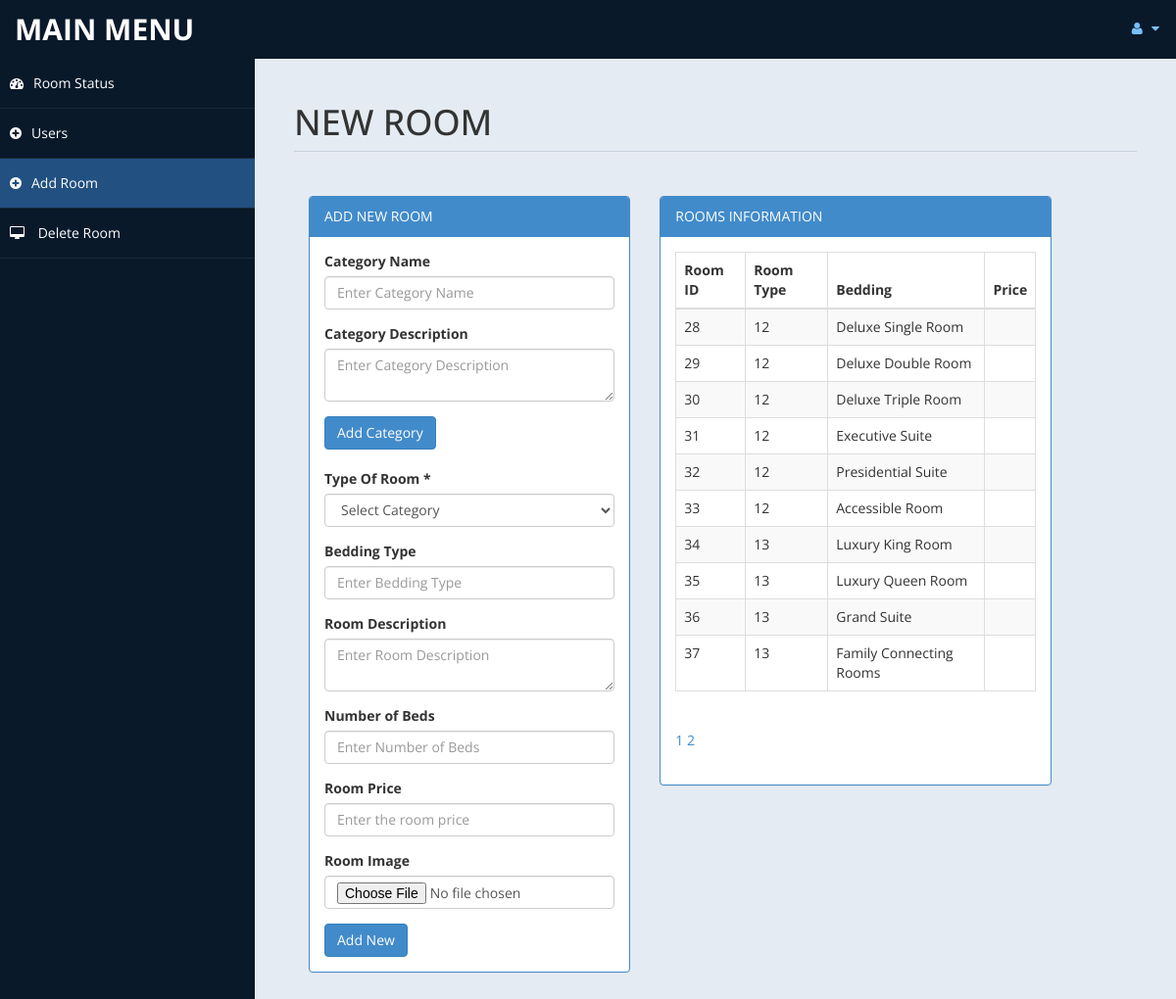
The app's page /admin/room.php (signed in) with its own data.
### tables this page shows
CREATE TABLE `tblroom` (
  `ID` int(10) NOT NULL,
  `RoomType` int(10) DEFAULT NULL,
  `RoomName` varchar(200) DEFAULT NULL,
  `MaxAdult` int(5) DEFAULT NULL,
  `MaxChild` int(5) DEFAULT NULL,
  `RoomDesc` mediumtext DEFAULT NULL,
  `NoofBed` int(5) DEFAULT NULL,
  `Image` varchar(200) DEFAULT NULL,
  `RoomFacility` varchar(200) DEFAULT NULL,
  `CreationDate` timestamp NULL DEFAULT current_timestamp()
);

### admin/room.php (the view, shortened to what this page needs)
<!DOCTYPE html>
<html xmlns="http://www.w3.org/1999/xhtml">
<head>
    <link href="assets/css/bootstrap.css" rel="stylesheet" />
    <link href="assets/css/font-awesome.css" rel="stylesheet" />
    <link href="assets/css/custom-styles.css" rel="stylesheet" />
</head>
<body>
    <div id="wrapper">
        <nav class="navbar navbar-default top-navbar" role="navigation">
            <div class="navbar-header">
                <a class="navbar-brand" href="home.php">MAIN MENU </a>
            </div>
            <ul class="nav navbar-top-links navbar-right">
                <li class="dropdown">
                    <a class="dropdown-toggle" data-toggle="dropdown" href="#" aria-expanded="false">
                        <i class="fa fa-user fa-fw"></i> <i class="fa fa-caret-down"></i>
                    </a>
                </li>
            </ul>
        </nav>
        <nav class="navbar-default navbar-side" role="navigation">
            <div class="sidebar-collapse">
                <ul class="nav" id="main-menu">
                    <li>
                        <a  href="settings.php"><i class="fa fa-dashboard"></i>Room Status</a>
                    </li>
                    <li>
                        <a  href="roomuser.php"><i class="fa fa-plus-circle"></i>Users</a>
                    </li>
					<li>
                        <a  class="active-menu" href="room.php"><i class="fa fa-plus-circle"></i>Add Room</a>
                    </li>
                    <li>
                        <a  href="roomdel.php"><i class="fa fa-desktop"></i> Delete Room</a>
                    </li>
            </div>
        </nav>
        <div id="page-wrapper" >
            <div id="page-inner">
			 <div class="row">
                    <div class="col-md-12">
                        <h1 class="page-header">
                           NEW ROOM <small></small>
                        </h1>
                    </div>
                </div>
                <div class="col-md-5 col-sm-5">
                    <div class="panel panel-primary">
                        <div class="panel-heading">
                            ADD NEW ROOM
                        </div>
                        <div class="panel-body">
                        <form method="post">
                                <div class="form-group">
                                    <label>Category Name</label>
                                    <input type="text" name="category_name" class="form-control" placeholder="Enter Category Name" required>
                                </div>
                                <div class="form-group">
                                    <label>Category Description</label>
                                    <textarea name="category_desc" class="form-control" placeholder="Enter Category Description" required></textarea>
                                </div>
                                <input type="submit" name="add_category" value="Add Category" class="btn btn-primary">
                            </form><br>
						<form name="form" method="post" enctype="multipart/form-data">
    <div class="form-group">
        <label>Type Of Room *</label>
        <select name="room-type" class="form-control" required>
                                        <option value="" selected disabled>Select Category</option>
                                    </select>
    </div>
    <div class="form-group">
        <label>Bedding Type</label>
        <input type="text" name="bed" class="form-control" placeholder="Enter Bedding Type" required>
    </div>
    <div class="form-group">
        <label>Room Description</label>
        <textarea name="room_desc" class="form-control" placeholder="Enter Room Description" required></textarea>
    </div>
    <div class="form-group">
        <label>Number of Beds</label>
        <input type="number" name="no_of_beds" class="form-control" placeholder="Enter Number of Beds" required>
    </div>
    <div class="form-group">
        <label>Room Price</label>
        <input type="number" name="room-price" class="form-control" placeholder="Enter the room price" required min="0">
    </div>
    <div class="form-group">
        <label>Room Image</label>
        <input type="file" name="room_image" class="form-control" accept="image/*" required>
    </div>
    <input type="submit" name="add" value="Add New" class="btn btn-primary">
</form>
<?php
include('db.php');
?>
                        </div>
                    </div>
                </div>
                <?php
$recordsPerPage = 10;
$page = isset($_GET['page']) ? (int)$_GET['page'] : 1;
$offset = ($page - 1) * $recordsPerPage;
$totalRecordsQuery = "SELECT COUNT(*) AS total FROM tblroom";
$totalRecordsResult = mysqli_query($con, $totalRecordsQuery);
$totalRecordsRow = mysqli_fetch_assoc($totalRecordsResult);
$totalRecords = $totalRecordsRow['total'];
$totalPages = ceil($totalRecords / $recordsPerPage);
$sql = "SELECT * FROM tblroom LIMIT $offset, $recordsPerPage";
$re = mysqli_query($con, $sql);
?>
    <div class="col-md-6 col-sm-6">
        <div class="panel panel-primary">
            <div class="panel-heading">
                ROOMS INFORMATION
            </div>
<div class="panel-body">
    <div class="table-responsive">
        <table class="table table-striped table-bordered table-hover" id="dataTables-example">
            <thead>
                <tr>
                    <th>Room ID</th>
                    <th>Room Type</th>
                    <th>Bedding</th>
                    <th>Price</th>
                </tr>
            </thead>
            <tbody>
                <?php
                while ($row = mysqli_fetch_array($re)) {
                    $id = $row['ID'];
                    $rowClass = ($id % 2 == 0) ? 'odd gradeX' : 'even gradeC';
                    echo "<tr class='{$rowClass}'>
                            <td>{$row['ID']}</td>
                            <td>{$row['RoomType']}</td>
                            <td>{$row['RoomName']}</td>
                            <td>{$row['room_price']}</td>
                          </tr>";
                }
                ?>
            </tbody>
        </table>
    </div>
    <div class="pagination">
        <?php
        if ($totalPages > 1) {
            for ($i = 1; $i <= $totalPages; $i++) {
                $activeClass = ($i == $page) ? 'class="active"' : '';
                echo "<a href='?page={$i}' {$activeClass}>{$i}</a> ";
            }
        }
        ?>
    </div>
</div>
</div>
</div>
</div>
            </div>
        </div>
</body>
</html>

### admin/assets/css/custom-styles.css (style rules this page uses)
body { font-family: 'Open Sans', sans-serif; }
#wrapper { width: 100%; background:#09192A; }
#page-wrapper { padding: 15px 15px; min-height: 600px; background:#E5EBF2; }
#page-inner { width:100%; margin:10px 20px 10px 0px; background-color:transparent; padding:10px; min-height:1200px; }
h1, .h1, h2, .h2, h3, .h3 { margin-top: 7px; margin-bottom: -5px; }
.page-header { padding-bottom: 9px; margin: 10px 0 45px; border-bottom: 1px solid #C7D1DD; }
.top-navbar { margin:0px; }
.top-navbar .navbar-brand { color: #fff; width: 260px; text-align: left; height: 60px; font-size: 30px; font-weight: 700; text-transform: uppercase; line-height: 30px; }
.top-navbar .nav > li { position: relative; display: inline-block; }
.top-navbar .nav > li > a { position: relative; display: block; padding: 19px 15px; color: #77C0FD; }
.active-menu { background-color:#225081!important; }
.sidebar-collapse , .sidebar-collapse .nav { background:none; }
.sidebar-collapse .nav { padding:0; }
.sidebar-collapse .nav > li > a { color:#fff; background:transparent; text-shadow:none; }
.sidebar-collapse > .nav > li > a { padding:15px 10px; }
.sidebar-collapse > .nav > li { border-bottom: 1px solid rgba(107, 108, 109, 0.19); }
.navbar-side { border:none; background-color: transparent; }
.top-navbar { background:#09192A; border-bottom:none; }
.top-navbar .nav > li > a > i { margin-right: 2px; }
.navbar-default { border:0px solid black; }
.navbar-header { background: #09192A; }
.nav > li > a > i { margin-right:10px; }
@media (min-width:768px) { #page-wrapper { margin: 0 0 0 260px; padding: 15px 30px; min-height: 1200px; } }
@media (min-width:768px) { .navbar-side { z-index: 1; position: absolute; width: 260px; } }
@media (min-width:768px) { .navbar { border-radius: 0px; } }

### records on screen
tblroom: ID "28", RoomType "12", RoomName "Deluxe Single Room"
tblroom: ID "29", RoomType "12", RoomName "Deluxe Double Room"
tblroom: ID "30", RoomType "12", RoomName "Deluxe Triple Room"
tblroom: ID "31", RoomType "12", RoomName "Executive Suite"
tblroom: ID "32", RoomType "12", RoomName "Presidential Suite"
tblroom: ID "33", RoomType "12", RoomName "Accessible Room"
tblroom: ID "34", RoomType "13", RoomName "Luxury King Room"
tblroom: ID "35", RoomType "13", RoomName "Luxury Queen Room"
tblroom: ID "36", RoomType "13", RoomName "Grand Suite"
tblroom: ID "37", RoomType "13", RoomName "Family Connecting Rooms"
